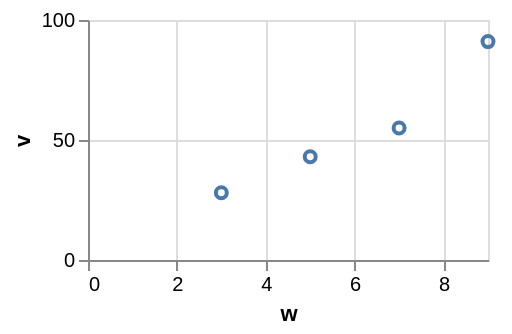

Describe this chart as a Vega-Lite specification.
### Vega-Lite specification from a JSON file in a GitHub repository (floating-point values rounded to 4 significant figures)
{"$schema": "https://vega.github.io/schema/vega-lite/v6.json", "width": 200, "height": 120, "data": {"values": [{"c": "alpha", "v": 28, "w": 3, "t": "2024-01-07"}, {"c": "beta", "v": 55, "w": 7, "t": "2024-03-19"}, {"c": "gamma", "v": 43, "w": 5, "t": "2024-06-02"}, {"c": "delta", "v": 91, "w": 9, "t": "2024-09-11"}]}, "mark": {"type": "point", "fillOpacity": 0.5}, "encoding": {"x": {"field": "w", "type": "quantitative"}, "y": {"field": "v", "type": "quantitative"}}}
